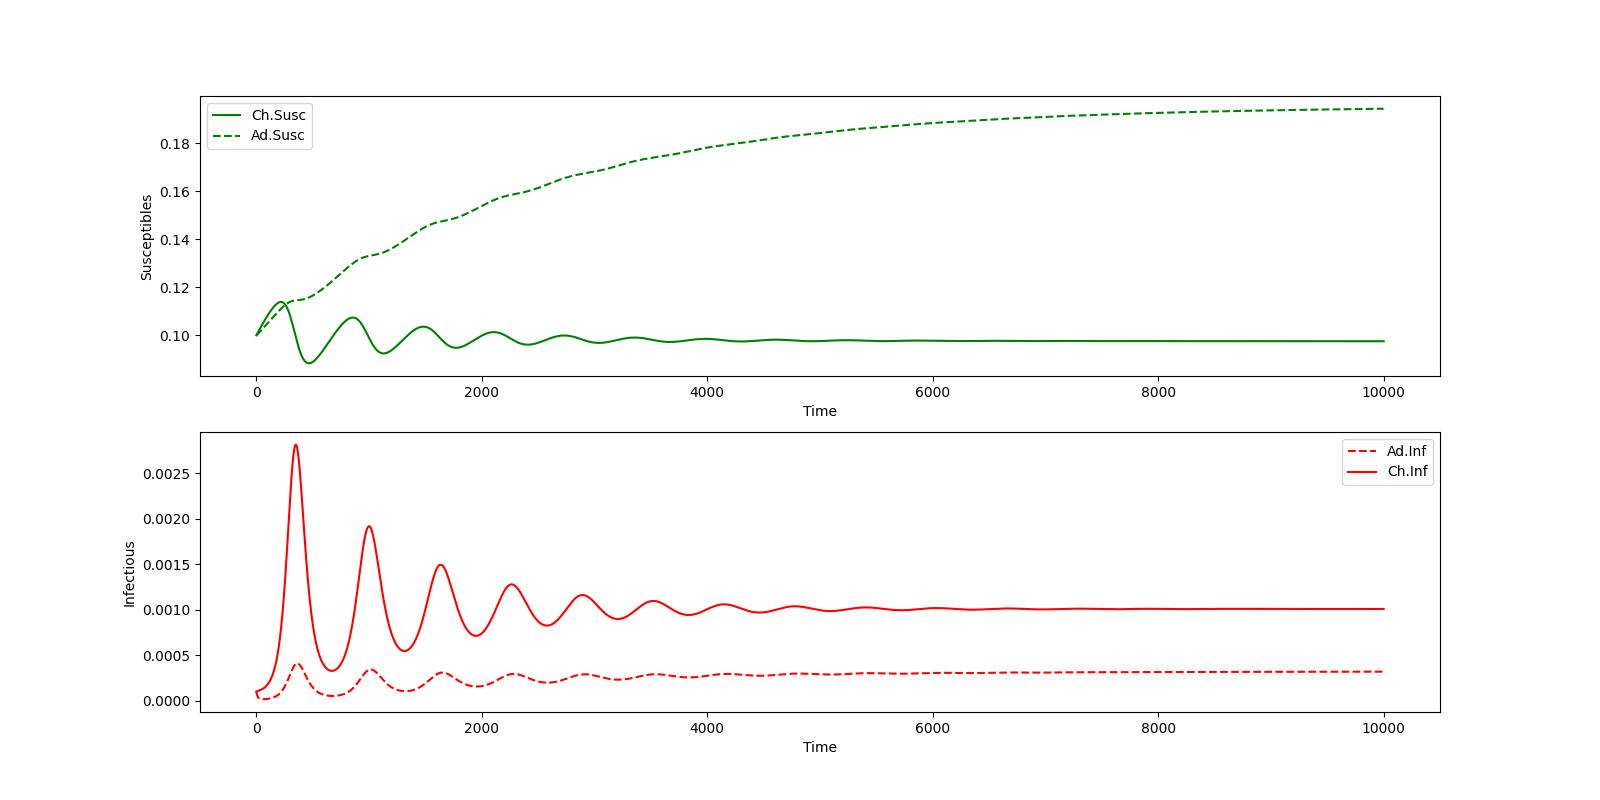

Reproduce this figure in Python.
#!/usr/bin/env python3

####################################################################
###    This is the PYTHON version of program 3.3 from page 79 of   #
### "Modeling Infectious Disease in humans and animals"            #
### by Keeling & Rohani.										   #
###																   #
### It is the SIR model with two different age-groups.			   #
####################################################################

###################################
### Written by Ilias Soumpasis    #
### [email redacted]	  #
###################################

# Environment preparation
import scipy.integrate as spi
import numpy as np
import pylab as pl

# Parameters
lC=0.066667
mu=[0.0, 0.0166667]
S0=[0.1, 0.1]
I0=[0.0001, 0.0001]
ND=MaxTime=100
beta=np.array([100.0, 10.0, 10.0, 20.0])
gamma=10.0
n0=mu[1]/(lC+mu[1])
n1=1.0-n0
n=np.array([n0,n1])
nu=(lC+mu[1])*n[0]
TS=0.01
INPUT=np.hstack((S0,I0))

# Model Defintion
def diff_eqs(INP,t):
	'''The main set of equations'''
	Y=np.zeros((4))
	V = INP
	Y[0] = nu - (beta[0] * V[2] + beta[2] * V[3]) * V[0] - mu[0] * V[0] - lC * V[0]
	Y[1] = lC * V[0] - (beta[1]*V[2] + beta[3]*V[3]) * V[1] - mu[1] * V[1]
	Y[2] = (beta[0] * V[2] + beta[2] * V[3]) * V[0] - gamma * V[2] - mu[0] * V[2] - lC * V[2]
	Y[3] = (beta[1]*V[2] + beta[3]*V[3]) * V[1] - gamma * V[3] - mu[1] * V[3]
	return Y   # For odeint

# Model Run
t_start = 0.0; t_end = ND; t_inc = TS
t_range = np.arange(t_start, t_end+t_inc, t_inc)
RES = spi.odeint(diff_eqs,INPUT,t_range)

# Print Results
print (RES)

# Plotting
pl.figure(figsize=(16, 8))
pl.subplot(211)
pl.plot(RES[:,0], 'g-', label='Ch.Susc')
pl.plot(RES[:,1], 'g--', label='Ad.Susc')
pl.ylabel("Susceptibles")
pl.xlabel('Time')
pl.legend(loc=0)
pl.subplot(212)
pl.plot(RES[:,3], 'r--', label='Ad.Inf')
pl.plot(RES[:,2], 'r-', label='Ch.Inf')
pl.ylabel('Infectious')
pl.xlabel('Time')
pl.legend(loc=0)
pl.savefig('Program_3_3.png')
pl.show()
